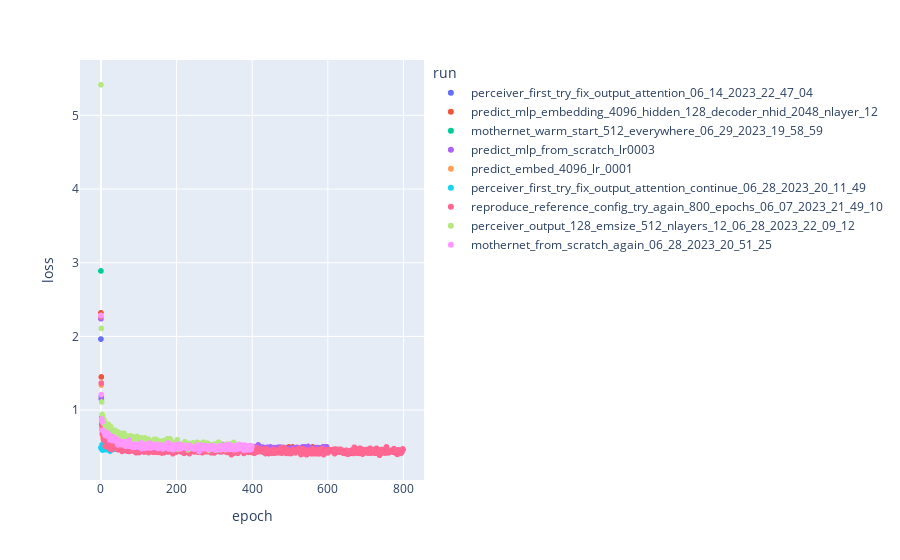

Notebook source saved alongside this figure:
### Code cell
import plotly.express as px

show_only = ['predict_embed_4096_lr_0001', 'predict_mlp_no_token_embed_1024',
             'predict_mlp_embedding_4096_hidden_128_decoder_nhid_2048_nlayer_12',            
             'predict_mlp_from_scratch_lr0003',
            'reproduce_reference_config_try_again_800_epochs_06_07_2023_21_49_10',
             'perceiver_first_try_fix_output_attention_06_14_2023_22_47_04', 'perceiver_first_try_fix_output_attention_continue_06_28_2023_20_11_49',
            'mothernet_from_scratch_again_06_28_2023_20_51_25', 'perceiver_output_128_emsize_512_nlayers_12_06_28_2023_22_09_12', 'mothernet_warm_start_512_everywhere_06_29_2023_19_58_59'
            ]

long_df = make_long_loss_df(losses_dict)
long_df = long_df[long_df.run.isin(show_only)]
fig = px.scatter(long_df, x="epoch", y='loss', color="run")
fig.update_layout(height=800)
fig

### Figure 1 — Plotly figure (JSON) as saved in the notebook; plotly's stock layout.template omitted (floating-point values rounded to 4 significant figures; data arrays with more than 128 entries replaced by an {"elided": "..."} marker saying what was removed)
{"data": [{"hovertemplate": "run=perceiver_first_try_fix_output_attention_06_14_2023_22_47_04<br>epoch=%{x}<br>loss=%{y}<extra></extra>", "legendgroup": "perceiver_first_try_fix_output_attention_06_14_2023_22_47_04", "marker": {"color": "#636efa", "symbol": "circle"}, "mode": "markers", "name": "perceiver_first_try_fix_output_attention_06_14_2023_22_47_04", "showlegend": true, "type": "scattergl", "x": {"elided": "280 int values"}, "xaxis": "x", "y": {"elided": "280 float values"}, "yaxis": "y"}, {"hovertemplate": "run=predict_mlp_embedding_4096_hidden_128_decoder_nhid_2048_nlayer_12<br>epoch=%{x}<br>loss=%{y}<extra></extra>", "legendgroup": "predict_mlp_embedding_4096_hidden_128_decoder_nhid_2048_nlayer_12", "marker": {"color": "#EF553B", "symbol": "circle"}, "mode": "markers", "name": "predict_mlp_embedding_4096_hidden_128_decoder_nhid_2048_nlayer_12", "showlegend": true, "type": "scattergl", "x": {"elided": "600 int values"}, "xaxis": "x", "y": {"elided": "600 float values"}, "yaxis": "y"}, {"hovertemplate": "run=mothernet_warm_start_512_everywhere_06_29_2023_19_58_59<br>epoch=%{x}<br>loss=%{y}<extra></extra>", "legendgroup": "mothernet_warm_start_512_everywhere_06_29_2023_19_58_59", "marker": {"color": "#00cc96", "symbol": "circle"}, "mode": "markers", "name": "mothernet_warm_start_512_everywhere_06_29_2023_19_58_59", "showlegend": true, "type": "scattergl", "x": [0, 1, 2, 3, 4, 5, 6, 7, 8, 9, 10, 11, 12, 13, 14, 15, 16, 17, 18, 19, 20, 21, 22, 23, 24, 25, 26, 27, 28, 29, 30, 31, 32, 33, 34, 35, 36, 37, 38, 39], "xaxis": "x", "y": [2.888, 1.157, 0.8032, 0.7284, 0.6726, 0.7059, 0.6959, 0.6502, 0.6437, 0.6381, 0.6396, 0.6415, 0.6226, 0.6473, 0.6135, 0.5845, 0.5885, 0.5789, 0.5871, 0.5669, 0.5717, 0.5836, 0.5827, 0.5513, 0.5549, 0.5425, 0.5622, 0.5439, 0.5588, 0.5237, 0.5647, 0.5392, 0.5606, 0.5444, 0.5563, 0.5325, 0.5495, 0.5286, 0.535, 0.5384], "yaxis": "y"}, {"hovertemplate": "run=predict_mlp_from_scratch_lr0003<br>epoch=%{x}<br>loss=%{y}<extra></extra>", "legendgroup": "predict_mlp_from_scratch_lr0003", "marker": {"color": "#ab63fa", "symbol": "circle"}, "mode": "markers", "name": "predict_mlp_from_scratch_lr0003", "showlegend": true, "type": "scattergl", "x": {"elided": "600 int values"}, "xaxis": "x", "y": {"elided": "600 float values"}, "yaxis": "y"}, {"hovertemplate": "run=predict_embed_4096_lr_0001<br>epoch=%{x}<br>loss=%{y}<extra></extra>", "legendgroup": "predict_embed_4096_lr_0001", "marker": {"color": "#FFA15A", "symbol": "circle"}, "mode": "markers", "name": "predict_embed_4096_lr_0001", "showlegend": true, "type": "scattergl", "x": {"elided": "366 int values"}, "xaxis": "x", "y": {"elided": "366 float values"}, "yaxis": "y"}, {"hovertemplate": "run=perceiver_first_try_fix_output_attention_continue_06_28_2023_20_11_49<br>epoch=%{x}<br>loss=%{y}<extra></extra>", "legendgroup": "perceiver_first_try_fix_output_attention_continue_06_28_2023_20_11_49", "marker": {"color": "#19d3f3", "symbol": "circle"}, "mode": "markers", "name": "perceiver_first_try_fix_output_attention_continue_06_28_2023_20_11_49", "showlegend": true, "type": "scattergl", "x": {"elided": "130 int values"}, "xaxis": "x", "y": {"elided": "130 float values"}, "yaxis": "y"}, {"hovertemplate": "run=reproduce_reference_config_try_again_800_epochs_06_07_2023_21_49_10<br>epoch=%{x}<br>loss=%{y}<extra></extra>", "legendgroup": "reproduce_reference_config_try_again_800_epochs_06_07_2023_21_49_10", "marker": {"color": "#FF6692", "symbol": "circle"}, "mode": "markers", "name": "reproduce_reference_config_try_again_800_epochs_06_07_2023_21_49_10", "showlegend": true, "type": "scattergl", "x": {"elided": "800 int values"}, "xaxis": "x", "y": {"elided": "800 float values"}, "yaxis": "y"}, {"hovertemplate": "run=perceiver_output_128_emsize_512_nlayers_12_06_28_2023_22_09_12<br>epoch=%{x}<br>loss=%{y}<extra></extra>", "legendgroup": "perceiver_output_128_emsize_512_nlayers_12_06_28_2023_22_09_12", "marker": {"color": "#B6E880", "symbol": "circle"}, "mode": "markers", "name": "perceiver_output_128_emsize_512_nlayers_12_06_28_2023_22_09_12", "showlegend": true, "type": "scattergl", "x": {"elided": "360 int values"}, "xaxis": "x", "y": {"elided": "360 float values"}, "yaxis": "y"}, {"hovertemplate": "run=mothernet_from_scratch_again_06_28_2023_20_51_25<br>epoch=%{x}<br>loss=%{y}<extra></extra>", "legendgroup": "mothernet_from_scratch_again_06_28_2023_20_51_25", "marker": {"color": "#FF97FF", "symbol": "circle"}, "mode": "markers", "name": "mothernet_from_scratch_again_06_28_2023_20_51_25", "showlegend": true, "type": "scattergl", "x": {"elided": "400 int values"}, "xaxis": "x", "y": {"elided": "400 float values"}, "yaxis": "y"}], "layout": {"autosize": true, "legend": {"title": {"text": "run"}, "tracegroupgap": 0}, "margin": {"t": 60}, "xaxis": {"anchor": "y", "autorange": true, "domain": [0, 1], "range": [-50.87, 849.9], "title": {"text": "epoch"}, "type": "linear"}, "yaxis": {"anchor": "x", "autorange": true, "domain": [0, 1], "range": [0.07198, 5.731], "title": {"text": "loss"}, "type": "linear"}}}
